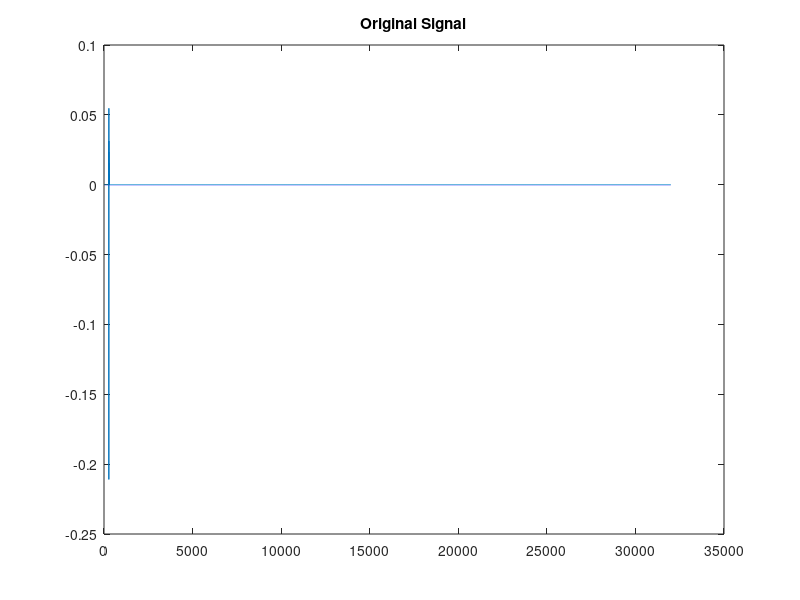
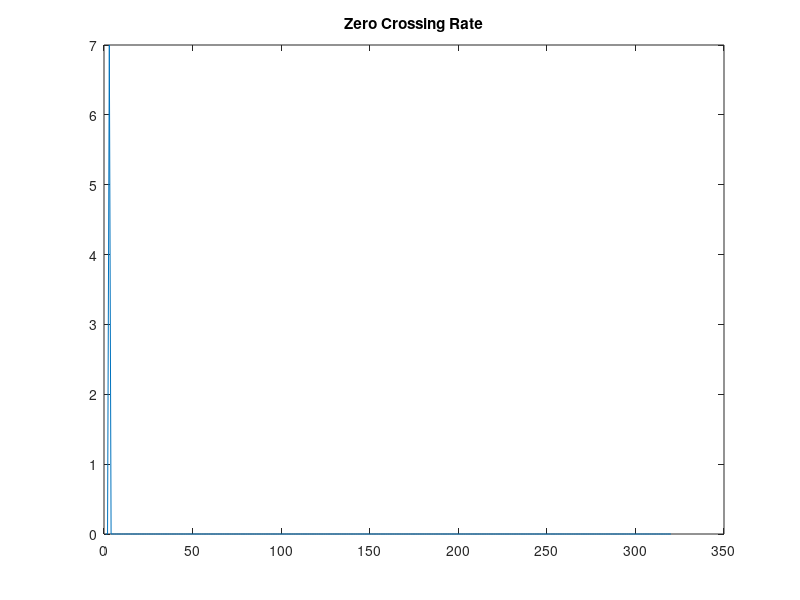

These figures' MATLAB source, in order: (Note: this script raises an error after producing the figures.)
clc;clear;close all
load('record.mat')

figure()
plot(x)
title('Original Signal')

len=100; 
n=floor(numel(x)/len); %round 0, n is the number of frame

% Zero Crossing Rate
for i=1:n
    s=x((i-1)*len+1:i*len);  %divide into frame, s represent a frame
    zcr(i) = 0;  
    for j=2:len-1  
        zcr(i)=zcr(i)+abs(sign(s(j))-sign(s(j-1)))/2;  %sign function: <0 -1, =0 0, >0 1
    end  
end

figure(2)
plot(zcr);
title('Zero Crossing Rate') 

coefficient = zeros(n,11);
gain = zeros(n,1);

t=0.3;  % threshold
x_clip = zeros(numel(x),1);
for i=1:numel(x)
    if x(i)>t
        x_clip(i)=1;
    elseif x(i)<-t
            x_clip(i)=-1;
    else x_clip(i)= 0;
    
    end
end
% figure();
% plot(x_clip);

pitch_period = zeros(n,1);
for frame=1:n
    s=x((frame-1)*len+1:frame*len); 
    [coefficient(frame,:),gain(frame)] = lpc(s,10);
    for k=1:len
        Rm(k)=0;
        for i=(k+1):len
            Rm(k)=Rm(k)+x(i+(frame-1)*len)*x(i-k+(frame-1)*len);
        end
    end      
    [Rmax,pitch_period(frame)]=max(Rm(11:len));

end

pitch_period = pitch_period+10;
gain = sqrt(gain);


save('transmit_signal.mat');

